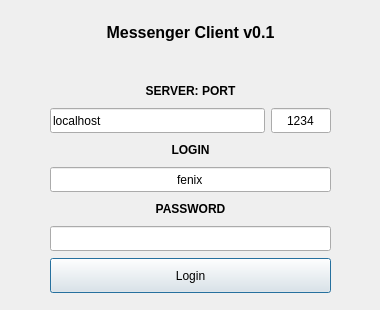
<?xml version="1.0" encoding="UTF-8"?>
<ui version="4.0">
 <class>LoginDialog</class>
 <widget class="QDialog" name="LoginDialog">
  <property name="geometry">
   <rect>
    <x>0</x>
    <y>0</y>
    <width>380</width>
    <height>310</height>
   </rect>
  </property>
  <property name="sizePolicy">
   <sizepolicy hsizetype="Fixed" vsizetype="Fixed">
    <horstretch>0</horstretch>
    <verstretch>0</verstretch>
   </sizepolicy>
  </property>
  <property name="minimumSize">
   <size>
    <width>380</width>
    <height>310</height>
   </size>
  </property>
  <property name="maximumSize">
   <size>
    <width>380</width>
    <height>310</height>
   </size>
  </property>
  <property name="windowTitle">
   <string>Login Window</string>
  </property>
  <widget class="QWidget" name="verticalLayoutWidget">
   <property name="geometry">
    <rect>
     <x>50</x>
     <y>80</y>
     <width>281</width>
     <height>221</height>
    </rect>
   </property>
   <layout class="QVBoxLayout" name="verticalLayout">
    <item>
     <widget class="QLabel" name="m_lblServer">
      <property name="maximumSize">
       <size>
        <width>16777215</width>
        <height>20</height>
       </size>
      </property>
      <property name="font">
       <font>
        <pointsize>9</pointsize>
        <weight>75</weight>
        <bold>true</bold>
       </font>
      </property>
      <property name="text">
       <string>SERVER: PORT</string>
      </property>
      <property name="alignment">
       <set>Qt::AlignCenter</set>
      </property>
     </widget>
    </item>
    <item>
     <layout class="QHBoxLayout" name="horizontalLayout">
      <item>
       <widget class="QLineEdit" name="m_txtServer">
        <property name="maximumSize">
         <size>
          <width>16777215</width>
          <height>25</height>
         </size>
        </property>
        <property name="text">
         <string>localhost</string>
        </property>
       </widget>
      </item>
      <item>
       <widget class="QLineEdit" name="m_txtPort">
        <property name="maximumSize">
         <size>
          <width>60</width>
          <height>25</height>
         </size>
        </property>
        <property name="text">
         <string>1234</string>
        </property>
        <property name="alignment">
         <set>Qt::AlignCenter</set>
        </property>
       </widget>
      </item>
     </layout>
    </item>
    <item>
     <widget class="QLabel" name="m_lblLogin">
      <property name="maximumSize">
       <size>
        <width>16777215</width>
        <height>20</height>
       </size>
      </property>
      <property name="font">
       <font>
        <pointsize>9</pointsize>
        <weight>75</weight>
        <bold>true</bold>
       </font>
      </property>
      <property name="lineWidth">
       <number>1</number>
      </property>
      <property name="text">
       <string>LOGIN</string>
      </property>
      <property name="alignment">
       <set>Qt::AlignCenter</set>
      </property>
     </widget>
    </item>
    <item>
     <widget class="QLineEdit" name="m_txtLogin">
      <property name="minimumSize">
       <size>
        <width>0</width>
        <height>25</height>
       </size>
      </property>
      <property name="maximumSize">
       <size>
        <width>16777215</width>
        <height>25</height>
       </size>
      </property>
      <property name="text">
       <string>fenix</string>
      </property>
      <property name="alignment">
       <set>Qt::AlignCenter</set>
      </property>
     </widget>
    </item>
    <item>
     <widget class="QLabel" name="m_lblPasswd">
      <property name="maximumSize">
       <size>
        <width>16777215</width>
        <height>20</height>
       </size>
      </property>
      <property name="font">
       <font>
        <pointsize>9</pointsize>
        <weight>75</weight>
        <bold>true</bold>
       </font>
      </property>
      <property name="layoutDirection">
       <enum>Qt::LeftToRight</enum>
      </property>
      <property name="text">
       <string>PASSWORD</string>
      </property>
      <property name="alignment">
       <set>Qt::AlignCenter</set>
      </property>
     </widget>
    </item>
    <item>
     <widget class="QLineEdit" name="m_txtPasswd">
      <property name="minimumSize">
       <size>
        <width>0</width>
        <height>25</height>
       </size>
      </property>
      <property name="maximumSize">
       <size>
        <width>16777215</width>
        <height>25</height>
       </size>
      </property>
      <property name="echoMode">
       <enum>QLineEdit::Password</enum>
      </property>
      <property name="alignment">
       <set>Qt::AlignCenter</set>
      </property>
     </widget>
    </item>
    <item>
     <widget class="QPushButton" name="m_btnLogin">
      <property name="minimumSize">
       <size>
        <width>0</width>
        <height>35</height>
       </size>
      </property>
      <property name="maximumSize">
       <size>
        <width>16777215</width>
        <height>35</height>
       </size>
      </property>
      <property name="baseSize">
       <size>
        <width>0</width>
        <height>30</height>
       </size>
      </property>
      <property name="font">
       <font>
        <pointsize>9</pointsize>
       </font>
      </property>
      <property name="text">
       <string>Login</string>
      </property>
     </widget>
    </item>
   </layout>
  </widget>
  <widget class="QWidget" name="verticalLayoutWidget_2">
   <property name="geometry">
    <rect>
     <x>10</x>
     <y>10</y>
     <width>361</width>
     <height>71</height>
    </rect>
   </property>
   <layout class="QVBoxLayout" name="verticalLayout_2">
    <item>
     <widget class="QLabel" name="m_lblCaption">
      <property name="font">
       <font>
        <pointsize>12</pointsize>
        <weight>75</weight>
        <bold>true</bold>
       </font>
      </property>
      <property name="text">
       <string>Messenger Client v0.1</string>
      </property>
      <property name="alignment">
       <set>Qt::AlignCenter</set>
      </property>
     </widget>
    </item>
    <item>
     <widget class="QLabel" name="m_lblMsg">
      <property name="minimumSize">
       <size>
        <width>0</width>
        <height>20</height>
       </size>
      </property>
      <property name="maximumSize">
       <size>
        <width>16777215</width>
        <height>20</height>
       </size>
      </property>
      <property name="text">
       <string/>
      </property>
      <property name="alignment">
       <set>Qt::AlignCenter</set>
      </property>
     </widget>
    </item>
   </layout>
  </widget>
 </widget>
 <resources/>
 <connections/>
</ui>
